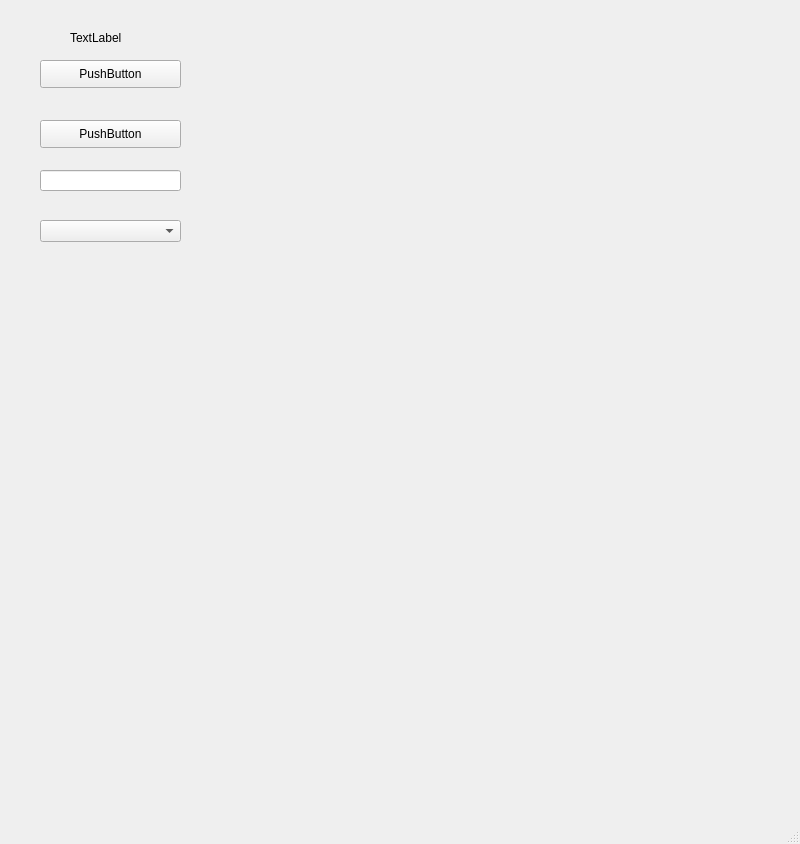
<?xml version="1.0" encoding="UTF-8"?>
<ui version="4.0">
 <class>MainWindow</class>
 <widget class="QMainWindow" name="MainWindow">
  <property name="geometry">
   <rect>
    <x>0</x>
    <y>0</y>
    <width>800</width>
    <height>844</height>
   </rect>
  </property>
  <property name="windowTitle">
   <string>MainWindow</string>
  </property>
  <widget class="QWidget" name="centralwidget">
   <widget class="QLabel" name="label">
    <property name="geometry">
     <rect>
      <x>70</x>
      <y>30</y>
      <width>72</width>
      <height>15</height>
     </rect>
    </property>
    <property name="text">
     <string>TextLabel</string>
    </property>
   </widget>
   <widget class="QPushButton" name="pushButton">
    <property name="geometry">
     <rect>
      <x>40</x>
      <y>60</y>
      <width>141</width>
      <height>28</height>
     </rect>
    </property>
    <property name="text">
     <string>PushButton</string>
    </property>
   </widget>
   <widget class="QPushButton" name="pushButton_2">
    <property name="geometry">
     <rect>
      <x>40</x>
      <y>120</y>
      <width>141</width>
      <height>28</height>
     </rect>
    </property>
    <property name="text">
     <string>PushButton</string>
    </property>
   </widget>
   <widget class="QLineEdit" name="lineEdit">
    <property name="geometry">
     <rect>
      <x>40</x>
      <y>170</y>
      <width>141</width>
      <height>21</height>
     </rect>
    </property>
   </widget>
   <widget class="QComboBox" name="comboBox">
    <property name="geometry">
     <rect>
      <x>40</x>
      <y>220</y>
      <width>141</width>
      <height>22</height>
     </rect>
    </property>
   </widget>
  </widget>
  <widget class="QMenuBar" name="menubar">
   <property name="geometry">
    <rect>
     <x>0</x>
     <y>0</y>
     <width>800</width>
     <height>26</height>
    </rect>
   </property>
  </widget>
  <widget class="QStatusBar" name="statusbar"/>
 </widget>
 <resources/>
 <connections>
  <connection>
   <sender>pushButton_2</sender>
   <signal>clicked()</signal>
   <receiver>lineEdit</receiver>
   <slot>clear()</slot>
   <hints>
    <hint type="sourcelabel">
     <x>91</x>
     <y>279</y>
    </hint>
    <hint type="destinationlabel">
     <x>92</x>
     <y>307</y>
    </hint>
   </hints>
  </connection>
 </connections>
</ui>
